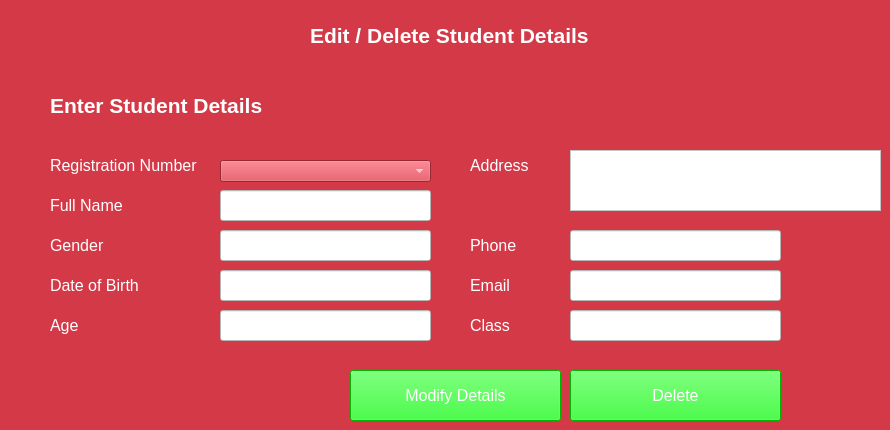
    <widget class="QWidget" name="tab_2">
     <property name="styleSheet">
      <string notr="true">color : rgb(255,255,255);

background-color : rgb(212,57,71)</string>
     </property>
     <attribute name="title">
      <string>edit stud</string>
     </attribute>
     <widget class="QLineEdit" name="tb21">
      <property name="geometry">
       <rect>
        <x>220</x>
        <y>190</y>
        <width>211</width>
        <height>31</height>
       </rect>
      </property>
      <property name="font">
       <font>
        <pointsize>12</pointsize>
       </font>
      </property>
      <property name="styleSheet">
       <string notr="true">color : rgb(0,0,0);
background-color: rgb(255, 255, 255);</string>
      </property>
     </widget>
     <widget class="QLabel" name="label_11">
      <property name="geometry">
       <rect>
        <x>470</x>
        <y>150</y>
        <width>81</width>
        <height>31</height>
       </rect>
      </property>
      <property name="font">
       <font>
        <pointsize>12</pointsize>
       </font>
      </property>
      <property name="text">
       <string>Address</string>
      </property>
     </widget>
     <widget class="QLabel" name="label_13">
      <property name="geometry">
       <rect>
        <x>50</x>
        <y>270</y>
        <width>161</width>
        <height>31</height>
       </rect>
      </property>
      <property name="font">
       <font>
        <pointsize>12</pointsize>
       </font>
      </property>
      <property name="text">
       <string>Date of Birth</string>
      </property>
     </widget>
     <widget class="QLabel" name="label_14">
      <property name="geometry">
       <rect>
        <x>50</x>
        <y>150</y>
        <width>151</width>
        <height>31</height>
       </rect>
      </property>
      <property name="font">
       <font>
        <pointsize>12</pointsize>
       </font>
      </property>
      <property name="text">
       <string>Registration Number</string>
      </property>
     </widget>
     <widget class="QLabel" name="label_15">
      <property name="geometry">
       <rect>
        <x>310</x>
        <y>20</y>
        <width>401</width>
        <height>31</height>
       </rect>
      </property>
      <property name="font">
       <font>
        <pointsize>16</pointsize>
        <weight>75</weight>
        <bold>true</bold>
       </font>
      </property>
      <property name="text">
       <string>Edit / Delete Student Details</string>
      </property>
     </widget>
     <widget class="QLineEdit" name="tb25">
      <property name="geometry">
       <rect>
        <x>570</x>
        <y>230</y>
        <width>211</width>
        <height>31</height>
       </rect>
      </property>
      <property name="font">
       <font>
        <pointsize>12</pointsize>
       </font>
      </property>
      <property name="styleSheet">
       <string notr="true">color : rgb(0,0,0);
background-color: rgb(255, 255, 255);</string>
      </property>
     </widget>
     <widget class="QLabel" name="label_16">
      <property name="geometry">
       <rect>
        <x>470</x>
        <y>310</y>
        <width>91</width>
        <height>31</height>
       </rect>
      </property>
      <property name="font">
       <font>
        <pointsize>12</pointsize>
       </font>
      </property>
      <property name="text">
       <string>Class</string>
      </property>
     </widget>
     <widget class="QLabel" name="label_17">
      <property name="geometry">
       <rect>
        <x>50</x>
        <y>190</y>
        <width>161</width>
        <height>31</height>
       </rect>
      </property>
      <property name="font">
       <font>
        <pointsize>12</pointsize>
       </font>
      </property>
      <property name="text">
       <string>Full Name</string>
      </property>
     </widget>
     <widget class="QLineEdit" name="tb23">
      <property name="geometry">
       <rect>
        <x>220</x>
        <y>270</y>
        <width>211</width>
        <height>31</height>
       </rect>
      </property>
      <property name="font">
       <font>
        <pointsize>12</pointsize>
       </font>
      </property>
      <property name="styleSheet">
       <string notr="true">color : rgb(0,0,0);
background-color: rgb(255, 255, 255);</string>
      </property>
     </widget>
     <widget class="QTextEdit" name="mtb21">
      <property name="geometry">
       <rect>
        <x>570</x>
        <y>150</y>
        <width>311</width>
        <height>61</height>
       </rect>
      </property>
      <property name="font">
       <font>
        <pointsize>12</pointsize>
       </font>
      </property>
      <property name="styleSheet">
       <string notr="true">color : rgb(0,0,0);
background-color: rgb(255, 255, 255);</string>
      </property>
     </widget>
     <widget class="QLabel" name="label_18">
      <property name="geometry">
       <rect>
        <x>470</x>
        <y>230</y>
        <width>91</width>
        <height>31</height>
       </rect>
      </property>
      <property name="font">
       <font>
        <pointsize>12</pointsize>
       </font>
      </property>
      <property name="text">
       <string>Phone</string>
      </property>
     </widget>
     <widget class="QLabel" name="label_19">
      <property name="geometry">
       <rect>
        <x>50</x>
        <y>310</y>
        <width>161</width>
        <height>31</height>
       </rect>
      </property>
      <property name="font">
       <font>
        <pointsize>12</pointsize>
       </font>
      </property>
      <property name="text">
       <string>Age</string>
      </property>
     </widget>
     <widget class="QPushButton" name="b21">
      <property name="geometry">
       <rect>
        <x>350</x>
        <y>370</y>
        <width>211</width>
        <height>51</height>
       </rect>
      </property>
      <property name="font">
       <font>
        <pointsize>12</pointsize>
       </font>
      </property>
      <property name="styleSheet">
       <string notr="true">background-color: rgb(0, 255, 0);</string>
      </property>
      <property name="text">
       <string>Modify Details</string>
      </property>
     </widget>
     <widget class="QLabel" name="l21">
      <property name="geometry">
       <rect>
        <x>50</x>
        <y>90</y>
        <width>601</width>
        <height>31</height>
       </rect>
      </property>
      <property name="font">
       <font>
        <pointsize>16</pointsize>
        <weight>75</weight>
        <bold>true</bold>
       </font>
      </property>
      <property name="styleSheet">
       <string notr="true">color : rgb(255,255,255);</string>
      </property>
      <property name="text">
       <string>Enter Student Details</string>
      </property>
     </widget>
     <widget class="QLabel" name="label_20">
      <property name="geometry">
       <rect>
        <x>50</x>
        <y>230</y>
        <width>161</width>
        <height>31</height>
       </rect>
      </property>
      <property name="font">
       <font>
        <pointsize>12</pointsize>
       </font>
      </property>
      <property name="text">
       <string>Gender</string>
      </property>
     </widget>
     <widget class="QLabel" name="label_21">
      <property name="geometry">
       <rect>
        <x>470</x>
        <y>270</y>
        <width>71</width>
        <height>31</height>
       </rect>
      </property>
      <property name="font">
       <font>
        <pointsize>12</pointsize>
       </font>
      </property>
      <property name="text">
       <string>Email</string>
      </property>
     </widget>
     <widget class="QLineEdit" name="tb22">
      <property name="geometry">
       <rect>
        <x>220</x>
        <y>230</y>
        <width>211</width>
        <height>31</height>
       </rect>
      </property>
      <property name="font">
       <font>
        <pointsize>12</pointsize>
       </font>
      </property>
      <property name="styleSheet">
       <string notr="true">color : rgb(0,0,0);
background-color: rgb(255, 255, 255);</string>
      </property>
     </widget>
     <widget class="QLineEdit" name="tb24">
      <property name="geometry">
       <rect>
        <x>220</x>
        <y>310</y>
        <width>211</width>
        <height>31</height>
       </rect>
      </property>
      <property name="font">
       <font>
        <pointsize>12</pointsize>
       </font>
      </property>
      <property name="styleSheet">
       <string notr="true">color : rgb(0,0,0);
background-color: rgb(255, 255, 255);</string>
      </property>
     </widget>
     <widget class="QPushButton" name="b22">
      <property name="geometry">
       <rect>
        <x>570</x>
        <y>370</y>
        <width>211</width>
        <height>51</height>
       </rect>
      </property>
      <property name="font">
       <font>
        <pointsize>12</pointsize>
       </font>
      </property>
      <property name="styleSheet">
       <string notr="true">background-color: rgb(0, 255, 0);</string>
      </property>
      <property name="text">
       <string>Delete</string>
      </property>
     </widget>
     <widget class="QLineEdit" name="tb26">
      <property name="geometry">
       <rect>
        <x>570</x>
        <y>270</y>
        <width>211</width>
        <height>31</height>
       </rect>
      </property>
      <property name="font">
       <font>
        <pointsize>12</pointsize>
       </font>
      </property>
      <property name="styleSheet">
       <string notr="true">color : rgb(0,0,0);
background-color: rgb(255, 255, 255);</string>
      </property>
     </widget>
     <widget class="QLineEdit" name="tb27">
      <property name="geometry">
       <rect>
        <x>570</x>
        <y>310</y>
        <width>211</width>
        <height>31</height>
       </rect>
      </property>
      <property name="font">
       <font>
        <pointsize>12</pointsize>
       </font>
      </property>
      <property name="styleSheet">
       <string notr="true">color : rgb(0,0,0);
background-color: rgb(255, 255, 255);</string>
      </property>
     </widget>
     <widget class="QComboBox" name="cb21">
      <property name="geometry">
       <rect>
        <x>220</x>
        <y>160</y>
        <width>211</width>
        <height>22</height>
       </rect>
      </property>
     </widget>
    </widget>
